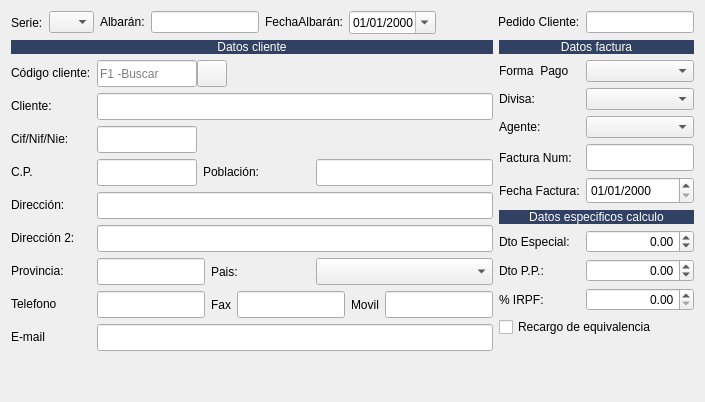
         <widget class="QWidget" name="tab_5">
          <attribute name="title">
           <string>Cabecera de Albarán</string>
          </attribute>
          <layout class="QGridLayout" name="gridLayout_3">
           <item row="2" column="3" rowspan="10">
            <layout class="QGridLayout" name="gridLayout_11">
             <item row="2" column="3" colspan="3">
              <widget class="QComboBox" name="cboDivisa"/>
             </item>
             <item row="5" column="0" colspan="3">
              <widget class="QLabel" name="lblFechFac">
               <property name="text">
                <string>Fecha Factura:</string>
               </property>
              </widget>
             </item>
             <item row="3" column="3" colspan="3">
              <widget class="QComboBox" name="cboAgente"/>
             </item>
             <item row="5" column="3" colspan="3">
              <widget class="QDateEdit" name="txtfecha_factura">
               <property name="sizePolicy">
                <sizepolicy hsizetype="Preferred" vsizetype="Fixed">
                 <horstretch>0</horstretch>
                 <verstretch>0</verstretch>
                </sizepolicy>
               </property>
               <property name="minimumSize">
                <size>
                 <width>0</width>
                 <height>27</height>
                </size>
               </property>
               <property name="maximumSize">
                <size>
                 <width>120</width>
                 <height>16777215</height>
                </size>
               </property>
               <property name="displayFormat">
                <string>dd/MM/yyyy</string>
               </property>
               <property name="calendarPopup">
                <bool>false</bool>
               </property>
              </widget>
             </item>
             <item row="10" column="0" colspan="6">
              <widget class="QCheckBox" name="chkrecargo_equivalencia">
               <property name="sizePolicy">
                <sizepolicy hsizetype="Preferred" vsizetype="Fixed">
                 <horstretch>0</horstretch>
                 <verstretch>0</verstretch>
                </sizepolicy>
               </property>
               <property name="text">
                <string>Recargo de equivalencia</string>
               </property>
              </widget>
             </item>
             <item row="7" column="0" colspan="3">
              <widget class="QLabel" name="label_41">
               <property name="text">
                <string>Dto Especial:</string>
               </property>
              </widget>
             </item>
             <item row="9" column="0" colspan="3">
              <widget class="QLabel" name="label_22">
               <property name="text">
                <string>% IRPF:</string>
               </property>
              </widget>
             </item>
             <item row="7" column="3" colspan="3">
              <widget class="QDoubleSpinBox" name="spinporc_Dto">
               <property name="alignment">
                <set>Qt::AlignRight|Qt::AlignTrailing|Qt::AlignVCenter</set>
               </property>
               <property name="minimum">
                <double>-100.000000000000000</double>
               </property>
               <property name="maximum">
                <double>100.000000000000000</double>
               </property>
              </widget>
             </item>
             <item row="9" column="3" colspan="3">
              <widget class="QDoubleSpinBox" name="spinporc_irpf">
               <property name="alignment">
                <set>Qt::AlignRight|Qt::AlignTrailing|Qt::AlignVCenter</set>
               </property>
              </widget>
             </item>
             <item row="0" column="0" colspan="6">
              <widget class="QLabel" name="label_50">
               <property name="maximumSize">
                <size>
                 <width>16777215</width>
                 <height>27</height>
                </size>
               </property>
               <property name="styleSheet">
                <string notr="true">background-color: #304163;
color: rgb(255, 255, 255);</string>
               </property>
               <property name="text">
                <string>Datos factura</string>
               </property>
               <property name="alignment">
                <set>Qt::AlignCenter</set>
               </property>
              </widget>
             </item>
             <item row="1" column="3" colspan="3">
              <widget class="QComboBox" name="cbo_forma_pago"/>
             </item>
             <item row="3" column="0" colspan="3">
              <widget class="QLabel" name="label_30">
               <property name="text">
                <string>Agente:</string>
               </property>
              </widget>
             </item>
             <item row="8" column="0" colspan="3">
              <widget class="QLabel" name="label_42">
               <property name="text">
                <string>Dto P.P.:</string>
               </property>
              </widget>
             </item>
             <item row="8" column="3" colspan="3">
              <widget class="QDoubleSpinBox" name="spinPorc_dto_pp">
               <property name="alignment">
                <set>Qt::AlignRight|Qt::AlignTrailing|Qt::AlignVCenter</set>
               </property>
               <property name="minimum">
                <double>-100.000000000000000</double>
               </property>
               <property name="value">
                <double>0.000000000000000</double>
               </property>
              </widget>
             </item>
             <item row="6" column="0" colspan="6">
              <widget class="QLabel" name="label_48">
               <property name="maximumSize">
                <size>
                 <width>16777215</width>
                 <height>27</height>
                </size>
               </property>
               <property name="styleSheet">
                <string notr="true">background-color: #304163;
color: rgb(255, 255, 255);</string>
               </property>
               <property name="text">
                <string>Datos especificos calculo</string>
               </property>
               <property name="alignment">
                <set>Qt::AlignCenter</set>
               </property>
              </widget>
             </item>
             <item row="4" column="3" colspan="3">
              <widget class="QLineEdit" name="txtcNumFra">
               <property name="sizePolicy">
                <sizepolicy hsizetype="Preferred" vsizetype="Fixed">
                 <horstretch>0</horstretch>
                 <verstretch>0</verstretch>
                </sizepolicy>
               </property>
               <property name="minimumSize">
                <size>
                 <width>0</width>
                 <height>27</height>
                </size>
               </property>
              </widget>
             </item>
             <item row="2" column="0" colspan="3">
              <widget class="QLabel" name="label_17">
               <property name="text">
                <string>Divisa:</string>
               </property>
              </widget>
             </item>
             <item row="4" column="0" colspan="3">
              <widget class="QLabel" name="lblFac">
               <property name="text">
                <string>Factura Num:</string>
               </property>
              </widget>
             </item>
             <item row="1" column="0" colspan="3">
              <widget class="QLabel" name="label_61">
               <property name="text">
                <string>Forma  Pago</string>
               </property>
              </widget>
             </item>
             <item row="11" column="0">
              <spacer name="verticalSpacer">
               <property name="orientation">
                <enum>Qt::Vertical</enum>
               </property>
               <property name="sizeHint" stdset="0">
                <size>
                 <width>20</width>
                 <height>40</height>
                </size>
               </property>
              </spacer>
             </item>
            </layout>
           </item>
           <item row="3" column="0" colspan="2">
            <widget class="QLabel" name="label_3">
             <property name="sizePolicy">
              <sizepolicy hsizetype="Preferred" vsizetype="Fixed">
               <horstretch>0</horstretch>
               <verstretch>0</verstretch>
              </sizepolicy>
             </property>
             <property name="maximumSize">
              <size>
               <width>107</width>
               <height>16777215</height>
              </size>
             </property>
             <property name="text">
              <string>Código cliente:</string>
             </property>
            </widget>
           </item>
           <item row="4" column="0" colspan="2">
            <widget class="QLabel" name="label_4">
             <property name="sizePolicy">
              <sizepolicy hsizetype="Preferred" vsizetype="Fixed">
               <horstretch>0</horstretch>
               <verstretch>0</verstretch>
              </sizepolicy>
             </property>
             <property name="maximumSize">
              <size>
               <width>107</width>
               <height>16777215</height>
              </size>
             </property>
             <property name="text">
              <string>Cliente:</string>
             </property>
            </widget>
           </item>
           <item row="4" column="2">
            <widget class="QLineEdit" name="txtcliente">
             <property name="sizePolicy">
              <sizepolicy hsizetype="Preferred" vsizetype="Fixed">
               <horstretch>0</horstretch>
               <verstretch>0</verstretch>
              </sizepolicy>
             </property>
             <property name="minimumSize">
              <size>
               <width>0</width>
               <height>27</height>
              </size>
             </property>
            </widget>
           </item>
           <item row="5" column="0" colspan="2">
            <widget class="QLabel" name="label_15">
             <property name="sizePolicy">
              <sizepolicy hsizetype="Preferred" vsizetype="Fixed">
               <horstretch>0</horstretch>
               <verstretch>0</verstretch>
              </sizepolicy>
             </property>
             <property name="maximumSize">
              <size>
               <width>107</width>
               <height>16777215</height>
              </size>
             </property>
             <property name="text">
              <string>Cif/Nif/Nie:</string>
             </property>
            </widget>
           </item>
           <item row="5" column="2">
            <widget class="QLineEdit" name="txtcif">
             <property name="sizePolicy">
              <sizepolicy hsizetype="Preferred" vsizetype="Fixed">
               <horstretch>0</horstretch>
               <verstretch>0</verstretch>
              </sizepolicy>
             </property>
             <property name="minimumSize">
              <size>
               <width>0</width>
               <height>27</height>
              </size>
             </property>
             <property name="maximumSize">
              <size>
               <width>100</width>
               <height>16777215</height>
              </size>
             </property>
            </widget>
           </item>
           <item row="6" column="0" colspan="2">
            <widget class="QLabel" name="label_49">
             <property name="sizePolicy">
              <sizepolicy hsizetype="Preferred" vsizetype="Fixed">
               <horstretch>0</horstretch>
               <verstretch>0</verstretch>
              </sizepolicy>
             </property>
             <property name="text">
              <string>C.P.</string>
             </property>
            </widget>
           </item>
           <item row="6" column="2">
            <layout class="QHBoxLayout" name="horizontalLayout_9">
             <item>
              <widget class="QLineEdit" name="txtcp">
               <property name="sizePolicy">
                <sizepolicy hsizetype="Preferred" vsizetype="Fixed">
                 <horstretch>0</horstretch>
                 <verstretch>0</verstretch>
                </sizepolicy>
               </property>
               <property name="minimumSize">
                <size>
                 <width>0</width>
                 <height>27</height>
                </size>
               </property>
               <property name="maximumSize">
                <size>
                 <width>100</width>
                 <height>16777215</height>
                </size>
               </property>
               <property name="placeholderText">
                <string/>
               </property>
              </widget>
             </item>
             <item>
              <widget class="QLabel" name="label_7">
               <property name="sizePolicy">
                <sizepolicy hsizetype="Preferred" vsizetype="Fixed">
                 <horstretch>0</horstretch>
                 <verstretch>0</verstretch>
                </sizepolicy>
               </property>
               <property name="maximumSize">
                <size>
                 <width>107</width>
                 <height>16777215</height>
                </size>
               </property>
               <property name="text">
                <string>Población:</string>
               </property>
              </widget>
             </item>
             <item>
              <widget class="QLineEdit" name="txtpoblacion">
               <property name="sizePolicy">
                <sizepolicy hsizetype="Preferred" vsizetype="Fixed">
                 <horstretch>0</horstretch>
                 <verstretch>0</verstretch>
                </sizepolicy>
               </property>
               <property name="minimumSize">
                <size>
                 <width>0</width>
                 <height>27</height>
                </size>
               </property>
              </widget>
             </item>
            </layout>
           </item>
           <item row="7" column="0" colspan="2">
            <widget class="QLabel" name="label_5">
             <property name="sizePolicy">
              <sizepolicy hsizetype="Preferred" vsizetype="Fixed">
               <horstretch>0</horstretch>
               <verstretch>0</verstretch>
              </sizepolicy>
             </property>
             <property name="maximumSize">
              <size>
               <width>107</width>
               <height>16777215</height>
              </size>
             </property>
             <property name="text">
              <string>Dirección:</string>
             </property>
            </widget>
           </item>
           <item row="7" column="2">
            <widget class="QLineEdit" name="txtdireccion1">
             <property name="sizePolicy">
              <sizepolicy hsizetype="Preferred" vsizetype="Fixed">
               <horstretch>0</horstretch>
               <verstretch>0</verstretch>
              </sizepolicy>
             </property>
             <property name="minimumSize">
              <size>
               <width>0</width>
               <height>27</height>
              </size>
             </property>
            </widget>
           </item>
           <item row="8" column="0" colspan="2">
            <widget class="QLabel" name="label_6">
             <property name="sizePolicy">
              <sizepolicy hsizetype="Preferred" vsizetype="Fixed">
               <horstretch>0</horstretch>
               <verstretch>0</verstretch>
              </sizepolicy>
             </property>
             <property name="maximumSize">
              <size>
               <width>107</width>
               <height>16777215</height>
              </size>
             </property>
             <property name="text">
              <string>Dirección 2:</string>
             </property>
            </widget>
           </item>
           <item row="8" column="2">
            <widget class="QLineEdit" name="txtdireccion2">
             <property name="sizePolicy">
              <sizepolicy hsizetype="Preferred" vsizetype="Fixed">
               <horstretch>0</horstretch>
               <verstretch>0</verstretch>
              </sizepolicy>
             </property>
             <property name="minimumSize">
              <size>
               <width>0</width>
               <height>27</height>
              </size>
             </property>
            </widget>
           </item>
           <item row="9" column="0" colspan="2">
            <widget class="QLabel" name="label_13">
             <property name="sizePolicy">
              <sizepolicy hsizetype="Preferred" vsizetype="Fixed">
               <horstretch>0</horstretch>
               <verstretch>0</verstretch>
              </sizepolicy>
             </property>
             <property name="maximumSize">
              <size>
               <width>107</width>
               <height>16777215</height>
              </size>
             </property>
             <property name="text">
              <string>Provincia:</string>
             </property>
            </widget>
           </item>
           <item row="9" column="2">
            <layout class="QHBoxLayout" name="horizontalLayout_8">
             <item>
              <widget class="QLineEdit" name="txtprovincia">
               <property name="sizePolicy">
                <sizepolicy hsizetype="Preferred" vsizetype="Fixed">
                 <horstretch>0</horstretch>
                 <verstretch>0</verstretch>
                </sizepolicy>
               </property>
               <property name="minimumSize">
                <size>
                 <width>0</width>
                 <height>27</height>
                </size>
               </property>
              </widget>
             </item>
             <item>
              <widget class="QLabel" name="label_14">
               <property name="sizePolicy">
                <sizepolicy hsizetype="Preferred" vsizetype="Preferred">
                 <horstretch>0</horstretch>
                 <verstretch>0</verstretch>
                </sizepolicy>
               </property>
               <property name="maximumSize">
                <size>
                 <width>107</width>
                 <height>16777215</height>
                </size>
               </property>
               <property name="text">
                <string>Pais:</string>
               </property>
              </widget>
             </item>
             <item>
              <widget class="QComboBox" name="comboPais">
               <property name="sizePolicy">
                <sizepolicy hsizetype="Preferred" vsizetype="Fixed">
                 <horstretch>0</horstretch>
                 <verstretch>0</verstretch>
                </sizepolicy>
               </property>
               <property name="minimumSize">
                <size>
                 <width>177</width>
                 <height>27</height>
                </size>
               </property>
              </widget>
             </item>
            </layout>
           </item>
           <item row="10" column="0" colspan="2">
            <widget class="QLabel" name="label_66">
             <property name="sizePolicy">
              <sizepolicy hsizetype="Preferred" vsizetype="Fixed">
               <horstretch>0</horstretch>
               <verstretch>0</verstretch>
              </sizepolicy>
             </property>
             <property name="text">
              <string>Telefono</string>
             </property>
            </widget>
           </item>
           <item row="10" column="2">
            <layout class="QHBoxLayout" name="horizontalLayout_7">
             <item>
              <widget class="QLineEdit" name="txtTelefonoCli">
               <property name="minimumSize">
                <size>
                 <width>0</width>
                 <height>27</height>
                </size>
               </property>
               <property name="text">
                <string/>
               </property>
              </widget>
             </item>
             <item>
              <widget class="QLabel" name="label_67">
               <property name="text">
                <string>Fax</string>
               </property>
               <property name="alignment">
                <set>Qt::AlignRight|Qt::AlignTrailing|Qt::AlignVCenter</set>
               </property>
              </widget>
             </item>
             <item>
              <widget class="QLineEdit" name="txtFaxCli">
               <property name="minimumSize">
                <size>
                 <width>0</width>
                 <height>27</height>
                </size>
               </property>
               <property name="text">
                <string/>
               </property>
              </widget>
             </item>
             <item>
              <widget class="QLabel" name="label_68">
               <property name="text">
                <string>Movil</string>
               </property>
              </widget>
             </item>
             <item>
              <widget class="QLineEdit" name="txtMovilCli">
               <property name="minimumSize">
                <size>
                 <width>0</width>
                 <height>27</height>
                </size>
               </property>
               <property name="text">
                <string/>
               </property>
              </widget>
             </item>
            </layout>
           </item>
           <item row="11" column="0" colspan="2">
            <widget class="QLabel" name="label_65">
             <property name="sizePolicy">
              <sizepolicy hsizetype="Preferred" vsizetype="Fixed">
               <horstretch>0</horstretch>
               <verstretch>0</verstretch>
              </sizepolicy>
             </property>
             <property name="text">
              <string>E-mail</string>
             </property>
            </widget>
           </item>
           <item row="11" column="2">
            <widget class="QLineEdit" name="txtEmailCli">
             <property name="minimumSize">
              <size>
               <width>0</width>
               <height>27</height>
              </size>
             </property>
            </widget>
           </item>
           <item row="12" column="2">
            <spacer name="verticalSpacer_3">
             <property name="orientation">
              <enum>Qt::Vertical</enum>
             </property>
             <property name="sizeHint" stdset="0">
              <size>
               <width>20</width>
               <height>40</height>
              </size>
             </property>
            </spacer>
           </item>
           <item row="0" column="0" rowspan="2" colspan="4">
            <layout class="QHBoxLayout" name="horizontalLayout_3">
             <item>
              <widget class="QLabel" name="label_60">
               <property name="text">
                <string>Serie:</string>
               </property>
              </widget>
             </item>
             <item>
              <widget class="QComboBox" name="cboSerie">
               <property name="maximumSize">
                <size>
                 <width>45</width>
                 <height>16777215</height>
                </size>
               </property>
              </widget>
             </item>
             <item>
              <widget class="QLabel" name="lblnumalb">
               <property name="sizePolicy">
                <sizepolicy hsizetype="Preferred" vsizetype="Fixed">
                 <horstretch>0</horstretch>
                 <verstretch>0</verstretch>
                </sizepolicy>
               </property>
               <property name="text">
                <string>Albarán:</string>
               </property>
              </widget>
             </item>
             <item>
              <widget class="QLineEdit" name="txtalbaran">
               <property name="sizePolicy">
                <sizepolicy hsizetype="Preferred" vsizetype="Fixed">
                 <horstretch>0</horstretch>
                 <verstretch>0</verstretch>
                </sizepolicy>
               </property>
              </widget>
             </item>
             <item>
              <widget class="QLabel" name="label">
               <property name="sizePolicy">
                <sizepolicy hsizetype="Preferred" vsizetype="Fixed">
                 <horstretch>0</horstretch>
                 <verstretch>0</verstretch>
                </sizepolicy>
               </property>
               <property name="text">
                <string>FechaAlbarán:</string>
               </property>
              </widget>
             </item>
             <item>
              <widget class="QDateEdit" name="txtfecha">
               <property name="sizePolicy">
                <sizepolicy hsizetype="Preferred" vsizetype="Fixed">
                 <horstretch>0</horstretch>
                 <verstretch>0</verstretch>
                </sizepolicy>
               </property>
               <property name="displayFormat">
                <string>dd/MM/yyyy</string>
               </property>
               <property name="calendarPopup">
                <bool>true</bool>
               </property>
              </widget>
             </item>
             <item>
              <spacer name="horizontalSpacer">
               <property name="orientation">
                <enum>Qt::Horizontal</enum>
               </property>
               <property name="sizeHint" stdset="0">
                <size>
                 <width>40</width>
                 <height>20</height>
                </size>
               </property>
              </spacer>
             </item>
             <item>
              <widget class="QLabel" name="lblPedido">
               <property name="sizePolicy">
                <sizepolicy hsizetype="Preferred" vsizetype="Fixed">
                 <horstretch>0</horstretch>
                 <verstretch>0</verstretch>
                </sizepolicy>
               </property>
               <property name="text">
                <string>Pedido Cliente:</string>
               </property>
              </widget>
             </item>
             <item>
              <widget class="QLineEdit" name="txtpedido_cliente">
               <property name="sizePolicy">
                <sizepolicy hsizetype="Preferred" vsizetype="Fixed">
                 <horstretch>0</horstretch>
                 <verstretch>0</verstretch>
                </sizepolicy>
               </property>
               <property name="focusPolicy">
                <enum>Qt::NoFocus</enum>
               </property>
              </widget>
             </item>
            </layout>
           </item>
           <item row="3" column="2">
            <layout class="QHBoxLayout" name="horizontalLayout_2">
             <property name="spacing">
              <number>0</number>
             </property>
             <item>
              <widget class="QLineEdit" name="txtcodigo_cliente">
               <property name="sizePolicy">
                <sizepolicy hsizetype="Preferred" vsizetype="Fixed">
                 <horstretch>0</horstretch>
                 <verstretch>0</verstretch>
                </sizepolicy>
               </property>
               <property name="minimumSize">
                <size>
                 <width>0</width>
                 <height>27</height>
                </size>
               </property>
               <property name="maximumSize">
                <size>
                 <width>100</width>
                 <height>16777215</height>
                </size>
               </property>
               <property name="placeholderText">
                <string>F1 -Buscar</string>
               </property>
              </widget>
             </item>
             <item>
              <widget class="QPushButton" name="botBuscarCliente">
               <property name="sizePolicy">
                <sizepolicy hsizetype="Preferred" vsizetype="Fixed">
                 <horstretch>0</horstretch>
                 <verstretch>0</verstretch>
                </sizepolicy>
               </property>
               <property name="maximumSize">
                <size>
                 <width>30</width>
                 <height>30</height>
                </size>
               </property>
               <property name="text">
                <string/>
               </property>
               <property name="icon">
                <iconset resource="../maya.qrc">
                 <normaloff>:/Icons/PNG/search.png</normaloff>:/Icons/PNG/search.png</iconset>
               </property>
              </widget>
             </item>
             <item>
              <spacer name="horizontalSpacer_5">
               <property name="orientation">
                <enum>Qt::Horizontal</enum>
               </property>
               <property name="sizeHint" stdset="0">
                <size>
                 <width>40</width>
                 <height>20</height>
                </size>
               </property>
              </spacer>
             </item>
            </layout>
           </item>
           <item row="2" column="0" colspan="3">
            <widget class="QLabel" name="label_51">
             <property name="sizePolicy">
              <sizepolicy hsizetype="Preferred" vsizetype="Fixed">
               <horstretch>0</horstretch>
               <verstretch>0</verstretch>
              </sizepolicy>
             </property>
             <property name="maximumSize">
              <size>
               <width>16777215</width>
               <height>14</height>
              </size>
             </property>
             <property name="styleSheet">
              <string notr="true">background-color: #304163;
color: rgb(255,255,255);</string>
             </property>
             <property name="text">
              <string>Datos cliente</string>
             </property>
             <property name="alignment">
              <set>Qt::AlignCenter</set>
             </property>
            </widget>
           </item>
          </layout>
         </widget>
